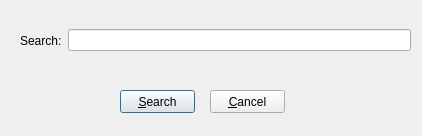
<?xml version="1.0" encoding="UTF-8"?>
<ui version="4.0">
 <class>SearchDlg</class>
 <widget class="QDialog" name="SearchDlg">
  <property name="geometry">
   <rect>
    <x>0</x>
    <y>0</y>
    <width>422</width>
    <height>136</height>
   </rect>
  </property>
  <property name="windowTitle">
   <string>Dialog</string>
  </property>
  <widget class="QPushButton" name="SearchButton">
   <property name="geometry">
    <rect>
     <x>120</x>
     <y>90</y>
     <width>75</width>
     <height>23</height>
    </rect>
   </property>
   <property name="text">
    <string>&amp;Search</string>
   </property>
  </widget>
  <widget class="QPushButton" name="CancelButton">
   <property name="geometry">
    <rect>
     <x>210</x>
     <y>90</y>
     <width>75</width>
     <height>23</height>
    </rect>
   </property>
   <property name="text">
    <string>&amp;Cancel</string>
   </property>
  </widget>
  <widget class="QWidget" name="horizontalLayoutWidget">
   <property name="geometry">
    <rect>
     <x>20</x>
     <y>10</y>
     <width>391</width>
     <height>61</height>
    </rect>
   </property>
   <layout class="QHBoxLayout" name="horizontalLayout">
    <item>
     <widget class="QLabel" name="label">
      <property name="text">
       <string>Search:</string>
      </property>
     </widget>
    </item>
    <item>
     <widget class="QLineEdit" name="searchEdit"/>
    </item>
   </layout>
  </widget>
 </widget>
 <resources/>
 <connections/>
</ui>
